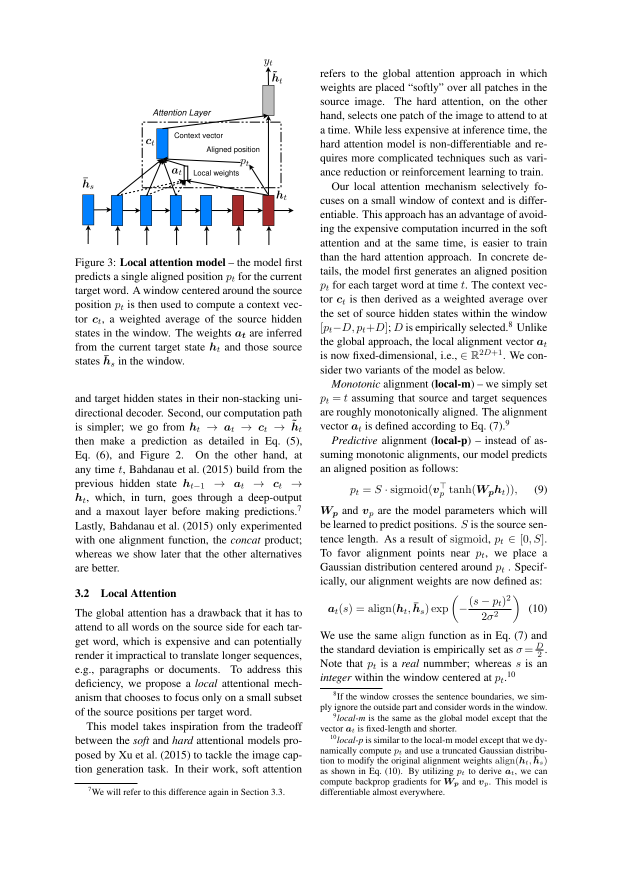
#> input picture posts_ch/nlp/figures/chapter-6/rendered_pages/luong_page_04.png, 1240 x 1755 px (shown at 1/2 size)
$ python crop_luong.py
#> lines starting #> are read from the running program, lines starting #| are printed output that depends on the picture
"""
裁剪 Luong Attention 论文的 Figure 3 (Local Attention Model)
"""

from PIL import Image
from pathlib import Path

def crop_and_save(input_path, output_path, crop_box, add_padding=True, padding=25):
#> called with crop_box = (45, 120, 480, 590), add_padding = True, padding = 25
    img = Image.open(input_path)
#> img is the input picture: PIL image 1240x1755 RGB; mean R, G, B 238, 238.3, 238.8
    cropped = img.crop(crop_box)
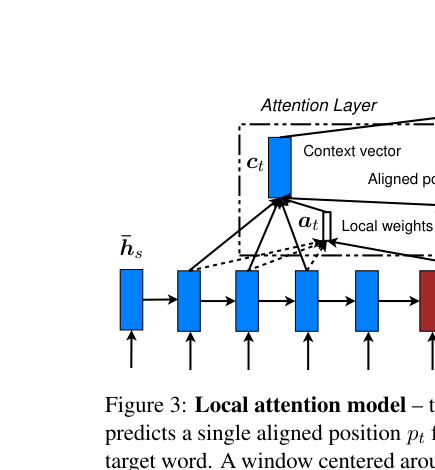
#> cropped: PIL image 435x470 RGB; mean R, G, B 232.1, 236.4, 241.1

    if add_padding:
        new_width = cropped.width + 2 * padding
#> new_width = 485
        new_height = cropped.height + 2 * padding
#> new_height = 520
        new_img = Image.new('RGB', (new_width, new_height), (255, 255, 255))
#> new_img: PIL image 485x520 RGB; every value is 255
        new_img.paste(cropped, (padding, padding))
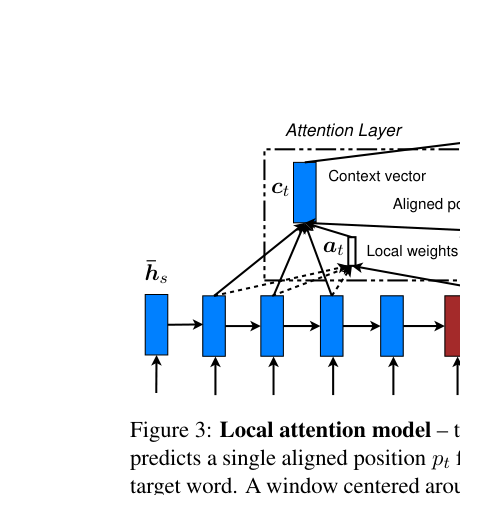
#> new_img: PIL image 485x520 RGB; mean R, G, B 236.4, 239.9, 243.8
        cropped = new_img

    cropped.save(output_path, 'PNG')
    print(f"[OK] Cropped: {output_path}")
    print(f"     Size: {cropped.width} x {cropped.height}")
#|      Size: 485 x 520

if __name__ == "__main__":
    script_dir = Path(__file__).parent
    rendered_dir = script_dir / "rendered_pages"
    output_dir = script_dir / "original"
    output_dir.mkdir(parents=True, exist_ok=True)

    # Figure 3 - Local Attention Model (page 4, 左侧)
    crop_and_save(
        rendered_dir / "luong_page_04.png",
        output_dir / "fig-luong-local-attention.png",
        crop_box=(45, 120, 480, 590),  # 扩大右侧范围
        add_padding=True
    )

    print("\nDone!")

$ run again, with posts_ch/nlp/figures/chapter-6/rendered_pages/luong_page_01.png copied over posts_ch/nlp/figures/chapter-6/rendered_pages/luong_page_04.png
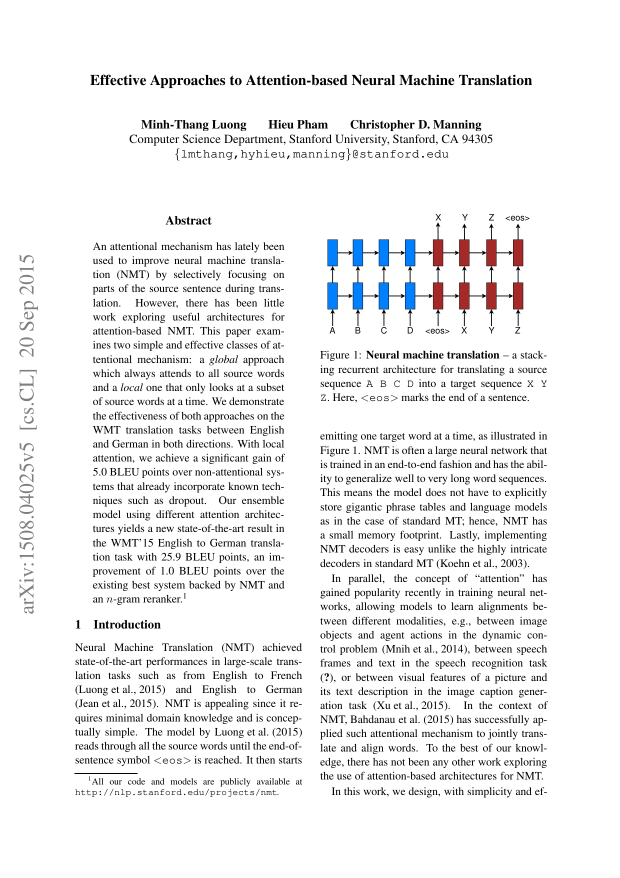
#> input picture posts_ch/nlp/figures/chapter-6/rendered_pages/luong_page_01.png, 1240 x 1755 px (shown at 1/2 size)
#> in crop_and_save, img is the input picture: PIL image 1240x1755 RGB; mean R, G, B 239.4, 239.4, 239.9
#> in crop_and_save, `cropped = img.crop(crop_box)`:
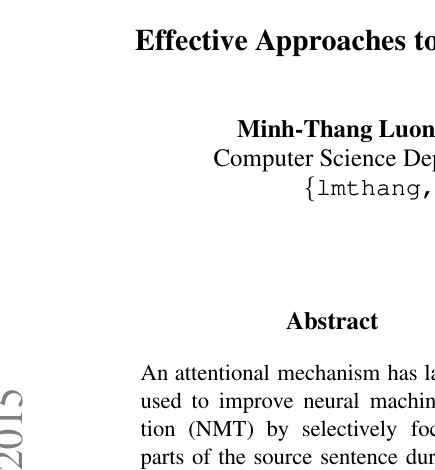
#> cropped: PIL image 435x470 RGB; min 0, max 255, mean 243
#> in crop_and_save, `new_img.paste(cropped, (padding, padding))`:
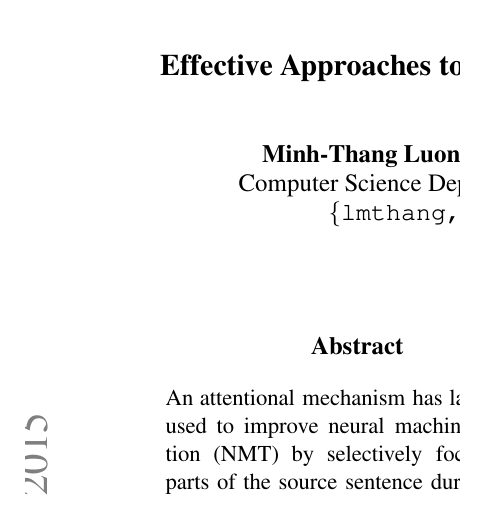
#> new_img: PIL image 485x520 RGB; min 0, max 255, mean 245.3
#|      Size: 485 x 520

$ run again, with posts_ch/nlp/figures/chapter-6/rendered_pages/luong_page_02.png copied over posts_ch/nlp/figures/chapter-6/rendered_pages/luong_page_04.png
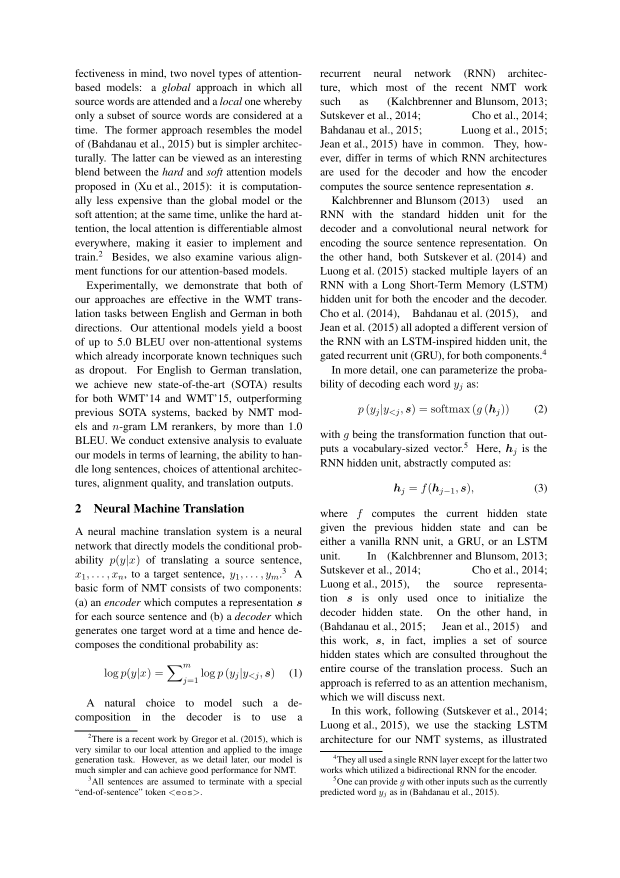
#> input picture posts_ch/nlp/figures/chapter-6/rendered_pages/luong_page_02.png, 1240 x 1755 px (shown at 1/2 size)
#> in crop_and_save, img is the input picture: PIL image 1240x1755 RGB; min 0, max 255, mean 238.1
#> in crop_and_save, `cropped = img.crop(crop_box)`:
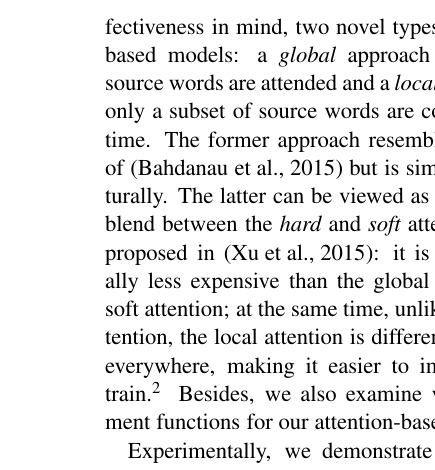
#> cropped: PIL image 435x470 RGB; min 0, max 255, mean 232.3
#> in crop_and_save, `new_img.paste(cropped, (padding, padding))`:
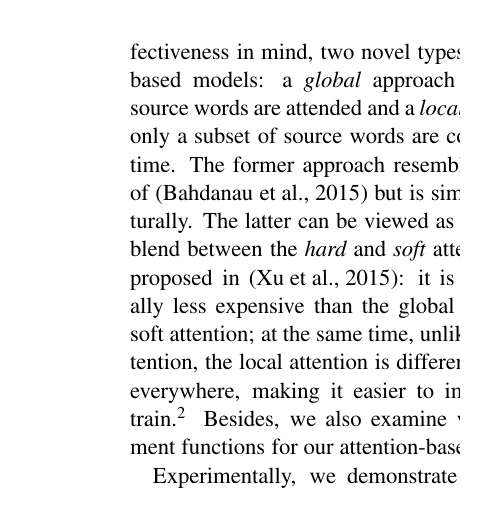
#> new_img: PIL image 485x520 RGB; min 0, max 255, mean 236.6
#|      Size: 485 x 520

$ run again, with posts_ch/nlp/figures/chapter-6/rendered_pages/luong_page_03.png copied over posts_ch/nlp/figures/chapter-6/rendered_pages/luong_page_04.png
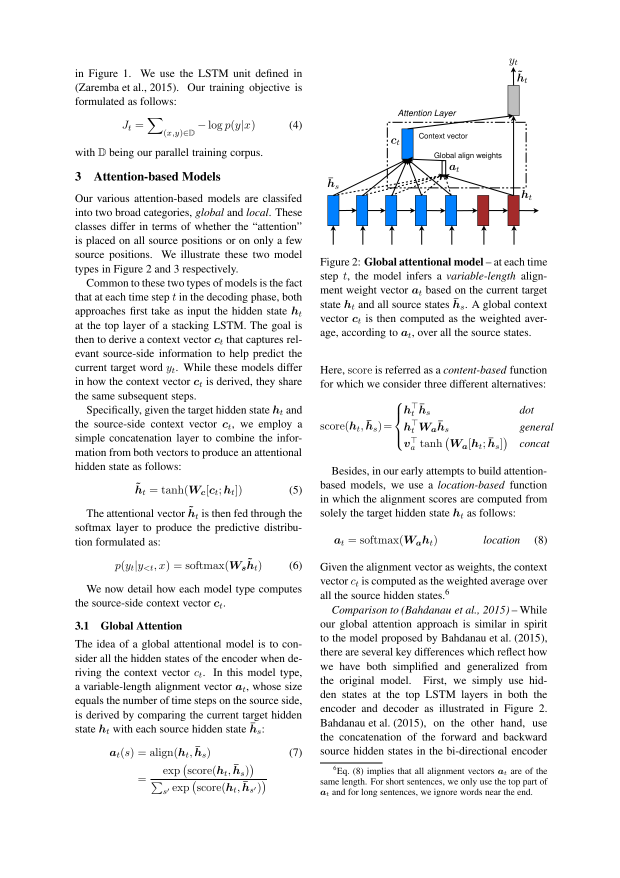
#> input picture posts_ch/nlp/figures/chapter-6/rendered_pages/luong_page_03.png, 1240 x 1755 px (shown at 1/2 size)
#> in crop_and_save, img is the input picture: PIL image 1240x1755 RGB; mean R, G, B 240.2, 240.5, 241
#> in crop_and_save, `cropped = img.crop(crop_box)`:
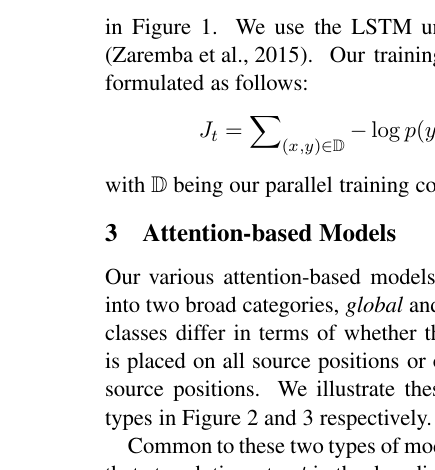
#> cropped: PIL image 435x470 RGB; min 0, max 255, mean 236.8
#> in crop_and_save, `new_img.paste(cropped, (padding, padding))`:
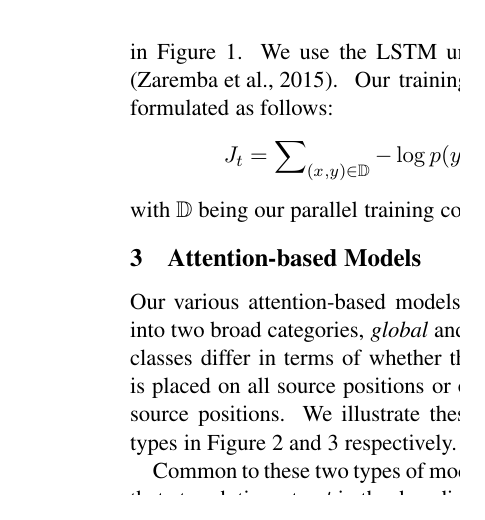
#> new_img: PIL image 485x520 RGB; min 0, max 255, mean 240.2
#|      Size: 485 x 520
